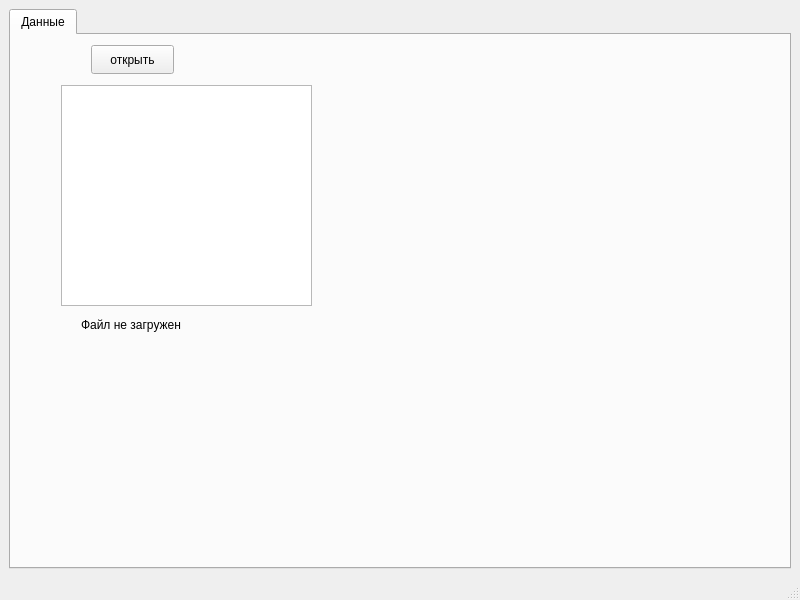
<?xml version="1.0" encoding="UTF-8"?>
<ui version="4.0">
 <class>MainWindow</class>
 <widget class="QMainWindow" name="MainWindow">
  <property name="geometry">
   <rect>
    <x>0</x>
    <y>0</y>
    <width>800</width>
    <height>600</height>
   </rect>
  </property>
  <property name="windowTitle">
   <string>MainWindow</string>
  </property>
  <widget class="QWidget" name="centralwidget">
   <layout class="QVBoxLayout" name="verticalLayout">
    <item>
     <widget class="QTabWidget" name="tabWidget">
      <property name="currentIndex">
       <number>0</number>
      </property>
      <widget class="QWidget" name="tabData">
       <attribute name="title">
        <string>Данные</string>
       </attribute>
       <widget class="QListWidget" name="listWidgetRecords">
        <property name="geometry">
         <rect>
          <x>50</x>
          <y>50</y>
          <width>251</width>
          <height>221</height>
         </rect>
        </property>
       </widget>
       <widget class="QPushButton" name="pushButtonOpen">
        <property name="geometry">
         <rect>
          <x>80</x>
          <y>10</y>
          <width>83</width>
          <height>29</height>
         </rect>
        </property>
        <property name="text">
         <string>открыть</string>
        </property>
       </widget>
       <widget class="QLabel" name="labelStatus">
        <property name="geometry">
         <rect>
          <x>70</x>
          <y>280</y>
          <width>141</width>
          <height>20</height>
         </rect>
        </property>
        <property name="text">
         <string>Файл не загружен</string>
        </property>
       </widget>
      </widget>
     </widget>
    </item>
   </layout>
  </widget>
  <widget class="QMenuBar" name="menubar">
   <property name="geometry">
    <rect>
     <x>0</x>
     <y>0</y>
     <width>800</width>
     <height>25</height>
    </rect>
   </property>
  </widget>
  <widget class="QStatusBar" name="statusbar"/>
 </widget>
 <resources/>
 <connections/>
</ui>
